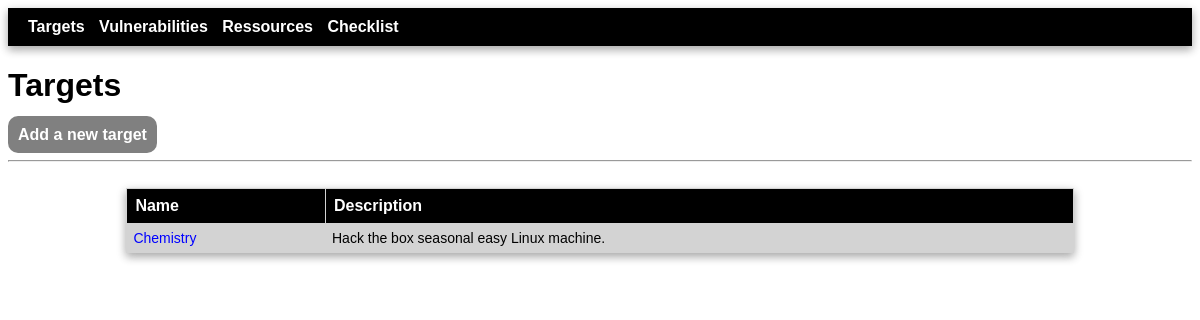
/targets/, run on an earlier commit of the app's database.
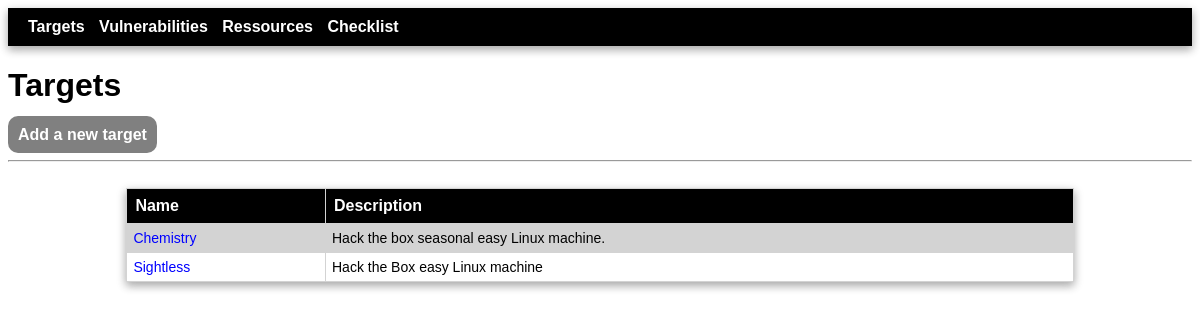
And on a later commit of the database.
### tms/models.py (models this page shows, shortened)
class Target(models.Model):
    name = models.fields.CharField(max_length=100, null=True)
    url = models.fields.URLField(null=True)
    description = models.fields.CharField(max_length=500, null=True, blank=True)
    ip = models.fields.CharField(max_length=15, null=True)
    hostname = models.fields.CharField(max_length=100, null=True, blank=True)

### tms/views.py (the view)
# urls.py: path('targets/', views.targets, name='targets'),
def targets(request):
    targets = Target.objects.all()
    return render(request, 'tms/targets.html', {'targets' : targets})

### tms/templates/tms/targets.html
{% extends 'tms/base.html' %}
{% block content %}
        <h1>Targets</h1>
        <p>
            <span class="submenu"><a href="{% url 'targets-add' %}">Add a new target</a></span>
        </p>
        <hr><br>
        <table>
            <tr>
                <th>Name</th>
                <th>Description</th>
            </tr>
            {% for target in targets %}
                <tr>
                    <td><a href="{% url 'target-detail' target.id %}">{{target.name}}</a></td>
                    <td>{{target.description|truncatechars:200}}</td>
                </tr>
            {% endfor %}
        </table>
{% endblock %}

What changed in the data, as far as the page shows it:
added Target: name "Sightless", description "Hack the Box easy Linux machine"
